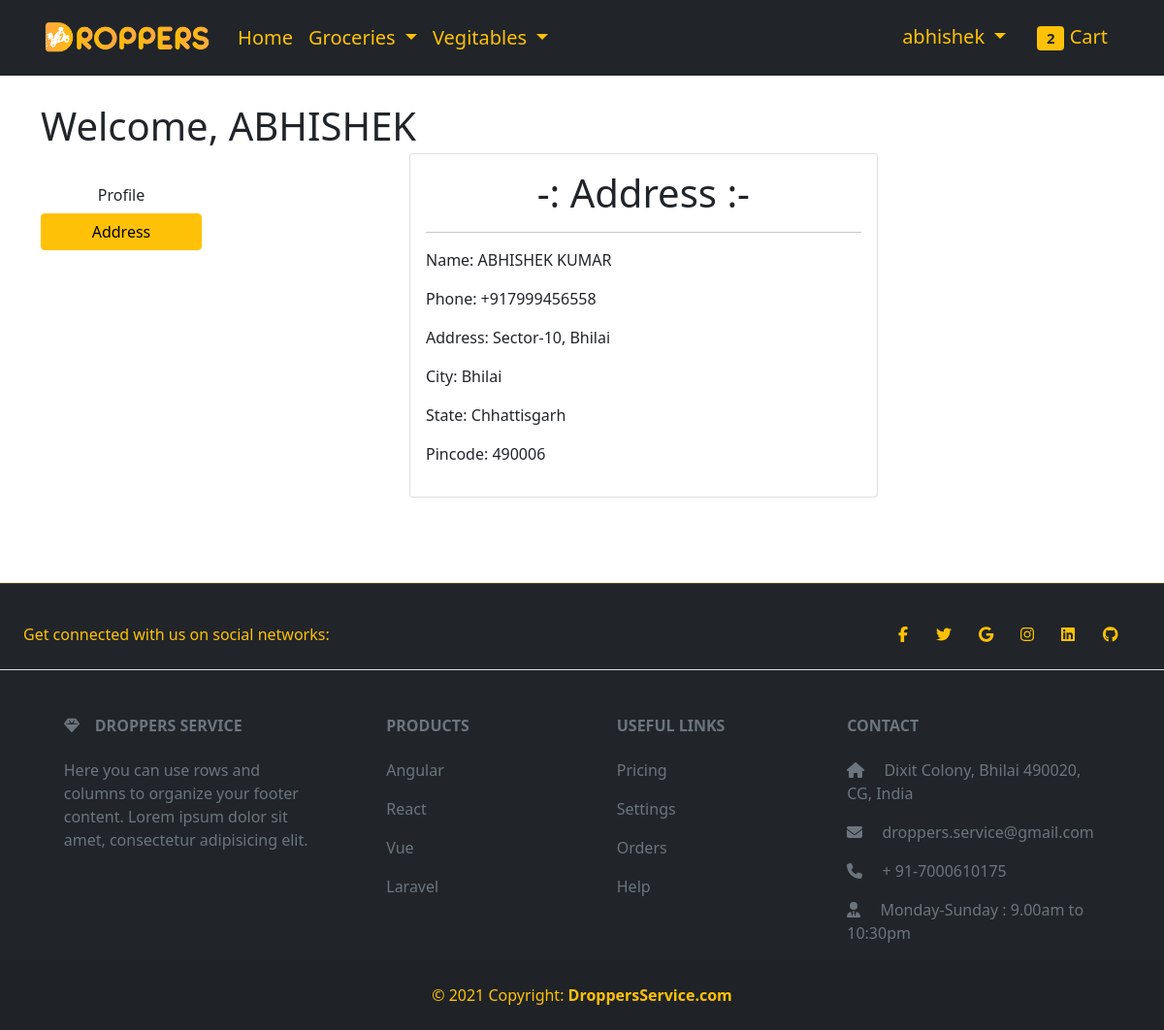
The page /address/ (signed in) on the database its author committed.
### app/models.py (models this page shows, shortened)
class Customer(models.Model):
    user = models.ForeignKey(User, on_delete=models.CASCADE)
    name = models.CharField(max_length=200)
    phone_number = PhoneNumberField(default='')
    locality = models.CharField(max_length=200)
    city = models.CharField(max_length=50)
    zipcode = models.IntegerField()
    state = models.CharField(choices=STATE_CHOICES,max_length=50)

### app/views.py (the view)
# urls.py: path('address/', views.address, name='address'),
@login_required
def address(request):
 tc = 0
 if request.user.is_authenticated:
    tc = len(Cart.objects.filter(user=request.user))
 add = Customer.objects.filter(user=request.user)
 return render(request, 'app/address.html',{'add':add,'active':'btn-primary','tc':tc})

### app/templates/app/address.html (shortened to what this page needs)
{% extends 'app/base.html' %}
{% load static %}
{% block main-content %}
<div class="container my-4">
 <div class="row">
 <h3 class="my-1 display-6">Welcome, <span class="capitialize">{{request.user.first_name}}</h3>
  <div class="col-sm-2">
   <ul class="list-unstyled">
       <br>
    <li class="d-grid"><a href="{% url 'profile' %}" class="btn">Profile</a></li>
    <li class="d-grid"><a href="{% url 'address' %}" class="btn btn-warning {{active}}">Address</a></li>
   </ul>
  </div>
  <div class="col-sm-8 offset-sm-2">
   <div class="row">
       {% for ad in add %}
                <div class="col-sm-8">
                <div class="card">
                <div class="card-body">
                <h3 class="display-6 text-center">-: Address :-</h3><hr>
                <p>Name: {{ad.name}}</p>
                <p>Phone: {{ad.phone_number}}</p>
                <p>Address: {{ad.locality}}</p>
                <p>City: {{ad.city}}</p>
                <p>State: {{ad.state}}</p>
                <p>Pincode: {{ad.zipcode}}</p>
                </div>
                </div>
                </div>
        {% endfor %}
   </div>
  </div>
 </div>
</div>
{% endblock main-content %}

### app/templates/app/base.html (shortened to what this page needs)
<!doctype html>
{% load static %}
<html lang="en">
  <head>
    <link href="https://cdn.jsdelivr.net/npm/bootstrap@5.0.0-beta1/dist/css/bootstrap.min.css" rel="stylesheet">
    <link rel="stylesheet" href="{% static 'app/css/owl.carousel.min.css' %}">
    <link rel="stylesheet" href="{% static 'app/css/all.min.css' %}">
    <link rel="stylesheet" href="{% static 'app/css/style.css' %}">
  </head>
  <body">
    <nav class="navbar navbar-expand-lg navbar-dark bg-dark" id="navbar-boo">
     <div class="container">
       <a class="navbar-brand text-warning" href="/"><img src="{% static 'app/images/banner/logo.png' %}" id="logo-im" alt=""></a>
       <div class="collapse navbar-collapse" id="navbarSupportedContent">
         <ul class="navbar-nav me-auto mb-2 mb-lg-0">
           <li class="nav-item">
             <a class="nav-link active text-warning display-6 fs-5" aria-current="page" href="/">Home</a>
           </li>
           <li class="nav-item dropdown">
             <a class="nav-link dropdown-toggle text-warning display-6 fs-5" href="#" id="electronicsDropdown" role="button" data-bs-toggle="dropdown" aria-expanded="false">
               Groceries
             </a>
           </li>
           <li class="nav-item dropdown ">
             <a class="nav-link dropdown-toggle text-warning bg-dark display-6 fs-5" href="#" id="fashionDropdown" role="button" data-bs-toggle="dropdown" aria-expanded="false">
              Vegitables
             </a>
           </li>
         </ul>
         <div>
          <ul class="navbar-nav me-auto mb-2 mb-lg-0">
            {% if request.user.is_authenticated %}
           <li class="nav-item dropdown mx-2">
              <a class="nav-link dropdown-toggle text-warning display-6 fs-5" href="#" id="profileDropdown" role="button" data-bs-toggle="dropdown" aria-expanded="false">
                {{request.user.username}}
              </a>
            </li>
            <li class="nav-item mx-2">
             <a href="{% url 'show-cart' %}" class="nav-link text-warning display-6 fs-5"><span class="badge bg-warning text-dark">{{tc}}</span> Cart </a>
            </li>
            {% endif %}
          </ul>
         </div>
       </div>
     </div>
    </nav>
    {% block main-content %} {% endblock main-content %}
    <br><br>
    <footer class="text-center text-lg-start bg-dark text-warning">
      <hr>
      <section
        class="d-flex justify-content-center justify-content-lg-between p-4 border-bottom"
      >
        <div class="me-5 d-none d-lg-block">
          <span>Get connected with us on social networks:</span>
        </div>
        <div>
          <a href="" class="me-4 text-reset">
            <i class="fab fa-facebook-f"></i>
          </a>
          <a href="" class="me-4 text-reset">
            <i class="fab fa-twitter"></i>
          </a>
          <a href="" class="me-4 text-reset">
            <i class="fab fa-google"></i>
          </a>
          <a href="" class="me-4 text-reset">
            <i class="fab fa-instagram"></i>
          </a>
          <a href="" class="me-4 text-reset">
            <i class="fab fa-linkedin"></i>
          </a>
          <a href="" class="me-4 text-reset">
            <i class="fab fa-github"></i>
          </a>
        </div>
      </section>
      <section class="text-muted">
        <div class="container text-center text-md-start mt-5">
          <div class="row mt-3">
            <div class="col-md-3 col-lg-4 col-xl-3 mx-auto mb-4">
              <h6 class="text-uppercase fw-bold mb-4">
                <i class="fas fa-gem me-3"></i>Droppers Service
              </h6>
              <p>
                Here you can use rows and columns to organize your footer content. Lorem ipsum
                dolor sit amet, consectetur adipisicing elit.
              </p>
            </div>
            <div class="col-md-2 col-lg-2 col-xl-2 mx-auto mb-4">
              <h6 class="text-uppercase fw-bold mb-4">
                Products
              </h6>
              <p>
                <a href="#!" class="text-reset">Angular</a>
              </p>
              <p>
                <a href="#!" class="text-reset">React</a>
              </p>
              <p>
                <a href="#!" class="text-reset">Vue</a>
              </p>
              <p>
                <a href="#!" class="text-reset">Laravel</a>
              </p>
            </div>
            <div class="col-md-3 col-lg-2 col-xl-2 mx-auto mb-4">
              <h6 class="text-uppercase fw-bold mb-4">
                Useful links
              </h6>
              <p>
                <a href="#!" class="text-reset">Pricing</a>
              </p>
              <p>
                <a href="#!" class="text-reset">Settings</a>
              </p>
              <p>
                <a href="#!" class="text-reset">Orders</a>
              </p>
              <p>
                <a href="#!" class="text-reset">Help</a>
              </p>
            </div>
            <div class="col-md-4 col-lg-3 col-xl-3 mx-auto mb-md-0 mb-4">
              <h6 class="text-uppercase fw-bold mb-4">
                Contact
              </h6>
              <p><i class="fas fa-home me-3"></i> Dixit Colony, Bhilai 490020, CG, India</p>
              <p>
                <i class="fas fa-envelope me-3"></i>
                droppers.service@gmail.com
              </p>
              <p><i class="fas fa-phone me-3"></i> + 91-7000610175</p>
              <p><i class="fas fa-user-tie me-3"></i> Monday-Sunday : 9.00am to 10:30pm</p>
            </div>
          </div>
        </div>
      </section>
      <div class="text-center p-4" style="background-color: rgba(0, 0, 0, 0.05);">
        © 2021 Copyright:
        <a class="text-reset fw-bold" href="https://new.droppersservice.com/">DroppersService.com</a>
      </div>
    </footer>
  </body>
</html>

### app/static/app/css/style.css (style rules this page uses)
a { text-decoration: none; }
#navbar-boo { z-index: 3; padding: 2vh; }
#logo-im { height: 4.5vh; }

### rows shown on the page
Customer: name "ABHISHEK KUMAR", phone_number "+917999456558", locality "Sector-10, Bhilai", city "Bhilai", state "Chhattisgarh", zipcode "490006"

### other values the page prints
{{ request.user.username }} "abhishek"
{{ tc }} "2"
{{ request.user.first_name }} "ABHISHEK"
